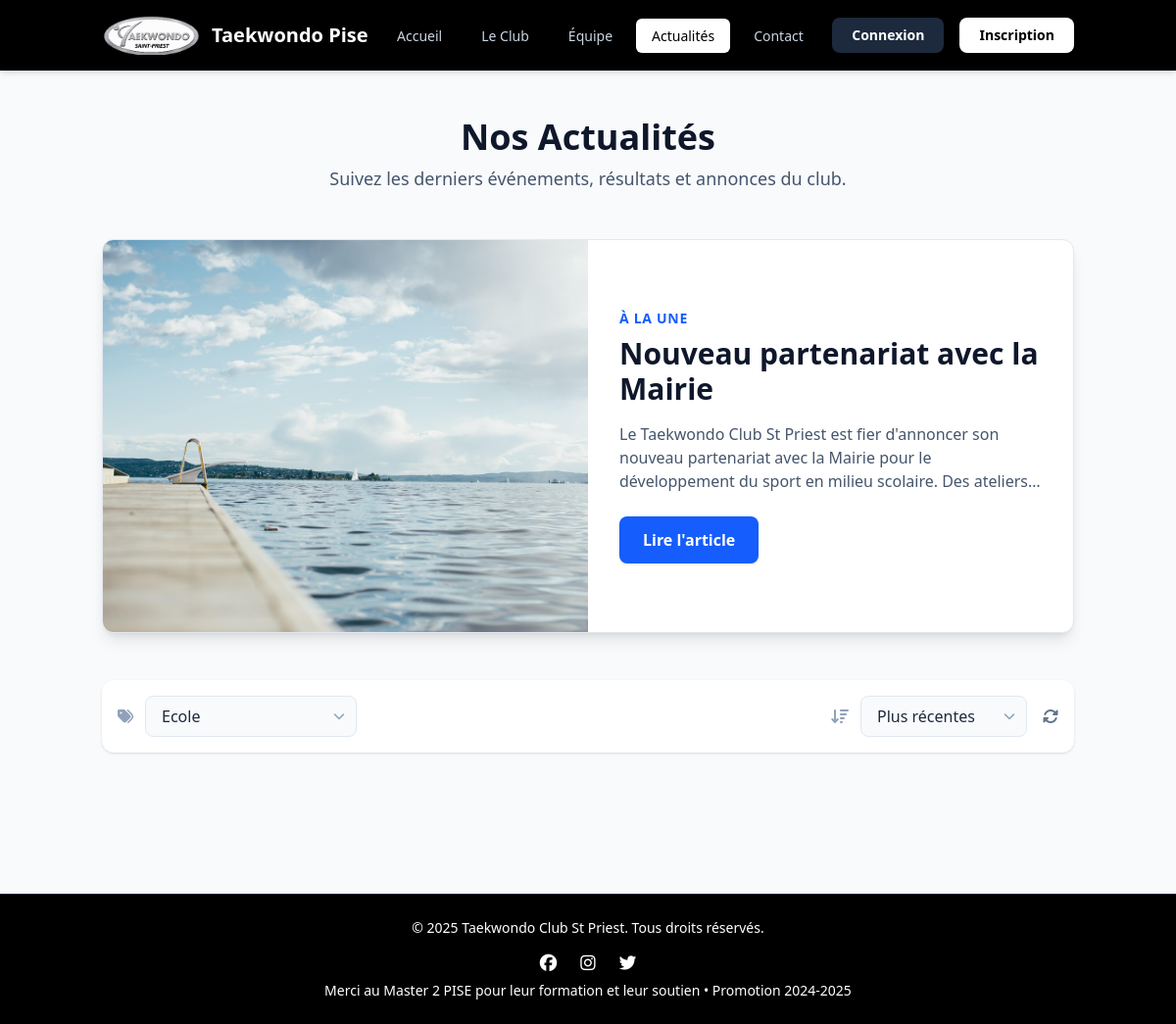
The page /news.php?tag=ecole on the database its author committed.
### tables this page shows
CREATE TABLE `posts` (
  `id` int(10) UNSIGNED NOT NULL,
  `titre` varchar(255) NOT NULL,
  `contenu` text NOT NULL,
  `photo` varchar(255) DEFAULT NULL COMMENT 'url de la photo',
  `auteur` int(10) UNSIGNED NOT NULL,
  `created_at` datetime NOT NULL DEFAULT current_timestamp(),
  `updated_at` datetime NOT NULL DEFAULT current_timestamp() ON UPDATE current_timestamp()
);

### fonction/fonctions.php (called while the page is built, shortened)
<?php
function connexionBaseDeDonnees(): PDO
{
    static $co = null;
    if ($co === null) {
        $dsn = 'mysql:host=' . DB_HOST . ';dbname=' . DB_NAME . ';charset=' . DB_CHARSET;
        try {
            $options = array(
                PDO::ATTR_ERRMODE => PDO::ERRMODE_EXCEPTION,
                PDO::ATTR_DEFAULT_FETCH_MODE => PDO::FETCH_ASSOC,
            );
            $co = new PDO($dsn, DB_USER, DB_PASS, $options);
        } catch (PDOException $e) {
            logErreur(__FUNCTION__, $e->getMessage());
            throw new Exception("Erreur de connexion à la base de données");
        }
    }
    return $co;
}
function getListePosts(int $excerptLength = 200, ?string $filterTag = null, string $sort = 'desc'): array
{
    $co = connexionBaseDeDonnees();
    $sort = strtolower($sort) === 'asc' ? 'ASC' : 'DESC';
    $params = array("len" => $excerptLength, );
    $sql = "
    SELECT
        p.id,
        p.titre,
        p.photo,
        LEFT(p.contenu, :len) AS excerpt,
        CONCAT(u.prenom,' ',u.nom) AS auteur_nom,
        DATE_FORMAT(p.created_at,'%d-%m-%Y') AS created_at,
        DATE_FORMAT(p.updated_at,'%d-%m-%Y') AS updated_at,
        -- concaténation des tags
        (SELECT GROUP_CONCAT(t2.name SEPARATOR ', ')
        FROM post_tag pt2
        JOIN tags t2 ON t2.id = pt2.tag_id
        WHERE pt2.post_id = p.id
        ) AS tags
    FROM posts p
    JOIN users u ON u.id = p.auteur
    ";
    if ($filterTag) {
        $sql .= "
        JOIN post_tag pt ON pt.post_id = p.id
        JOIN tags t ON t.id = pt.tag_id
        WHERE t.name = :tag
        ";
        $params['tag'] = $filterTag;
    }
    $sql .= " GROUP BY p.id ORDER BY p.created_at " . $sort;
    try {
        $req = $co->prepare($sql);
        $req->execute($params);
        return $req->fetchAll(PDO::FETCH_ASSOC);
    } catch (PDOException $e) {
        logErreur(__FUNCTION__, $e->getMessage());
        throw new Exception('Erreur lors de la récupération des posts');
    }
}
function getListeTags()
{
    $co = connexionBaseDeDonnees();
    $sql = "SELECT id, name FROM tags ORDER BY name";
    try {
        $req = $co->prepare($sql);
        $req->execute();
        return $req->fetchAll(PDO::FETCH_ASSOC);
    } catch (PDOException $e) {
        logErreur(__FUNCTION__, $e->getMessage());
        throw new Exception('Erreur lors de la récupération des tags');
    }
}

### news.php (the view, shortened to what this page needs)
<?php
require __DIR__ . '/fonction/fonctions.php';
$filterTag = $_GET['tag'] ?? '';
$sort = $_GET['sort'] ?? 'desc';
$page = max(1, (int) ($_GET['page'] ?? 1));
try {
    $allTags = getListeTags();
    $allPosts = getListePosts(150, $filterTag ?: null, $sort);
    $postMisEnAvant = !empty($allPosts) ? array_shift($allPosts) : null;
} catch (Exception $e) {
    logErreur("Page news.php ", $e->getMessage(), array('filterTag' => $filterTag, 'sort' => $sort, 'page' => $page, ));
    http_response_code(500);
    include __DIR__ . '/erreur.php';
    exit;
}
?>
<!DOCTYPE html>
<html lang="fr">
<head>
    <?php include __DIR__ . '/includes/head.php'; ?>
</head>
<body class="min-h-screen flex flex-col bg-slate-50 text-slate-800">
    <?php include __DIR__ . '/includes/header.php'; ?>
    <main class="flex-grow container mx-auto px-4 py-12 space-y-12">
        <header class="text-center">
            <h1 class="text-4xl font-extrabold text-slate-900">Nos Actualités</h1>
            <p class="mt-2 text-lg text-slate-600">Suivez les derniers événements, résultats et annonces du club.</p>
        </header>
        <?php if ($postMisEnAvant) { ?>
            <section aria-labelledby="featured-post-title">
                <div
                    class="group grid grid-cols-1 lg:grid-cols-2 bg-white rounded-xl shadow-lg overflow-hidden border border-slate-200">
                    <div class="relative overflow-hidden">
                        <a href="news_detail.php?id=<?= $postMisEnAvant['id'] ?>">
                            <?php if (!empty($postMisEnAvant['photo'])) { ?>
                                <img src="img/<?= htmlspecialchars($postMisEnAvant['photo'], ENT_QUOTES) ?>"
                                    alt="Image de <?= htmlspecialchars($postMisEnAvant['titre'], ENT_QUOTES) ?>"
                                    class="object-cover w-full h-100">
                            <?php } else { ?>
                                <div class="w-full h-full bg-slate-200 flex items-center justify-center">
                                    <i class="fa-solid fa-image"></i>
                                </div>
                            <?php } ?>
                        </a>
                    </div>
                    <div class="p-8 flex flex-col justify-center">
                        <span class="text-sm font-bold uppercase tracking-wider text-blue-600">À la une</span>
                        <h3 class="mt-2 text-3xl font-bold text-slate-900 line-clamp-2">
                            <a href="news_detail.php?id=<?= $postMisEnAvant['id'] ?>"
                                class="hover:text-blue-700 transition">
                                <?= htmlspecialchars($postMisEnAvant['titre'], ENT_QUOTES) ?>
                            </a>
                        </h3>
                        <p class="mt-4 text-slate-600 line-clamp-3">
                            <?= htmlspecialchars($postMisEnAvant['excerpt'], ENT_QUOTES) ?>…
                        </p>
                        <div class="mt-6">
                            <a href="news_detail.php?id=<?= $postMisEnAvant['id'] ?>"
                                class="inline-block bg-blue-600 text-white font-semibold py-3 px-6 rounded-lg shadow-sm hover:bg-blue-700 transition-colors">
                                Lire l'article
                            </a>
                        </div>
                    </div>
                </div>
            </section>
        <?php } ?>
        <div class="bg-white p-4 rounded-xl shadow-sm">
            <form id="filters-form" method="get" class="flex flex-col sm:flex-row items-center justify-between gap-4">
                <div class="flex items-center gap-3">
                    <i class="fas fa-tags text-slate-400" title="Catégorie"></i>
                    <div class="relative">
                        <select name="tag" id="tag-select"
                            class="appearance-none w-full sm:w-auto bg-slate-50 border border-slate-200 text-slate-800 font-medium rounded-lg px-4 pr-10 py-2 focus:outline-none focus:ring-2 focus:ring-blue-500 transition">
                            <?php foreach ($allTags as $t) { ?>
                                <option value="<?= htmlspecialchars($t['name'], ENT_QUOTES) ?>" <?= $filterTag === $t['name'] ? 'selected' : '' ?>>
                                    <?= htmlspecialchars(ucfirst($t['name']), ENT_QUOTES) ?>
                                </option>
                            <?php } ?>
                        </select>
                        <div
                            class="pointer-events-none absolute inset-y-0 right-0 flex items-center px-3 text-slate-400">
                        </div>
                    </div>
                </div>
                <div class="flex items-center gap-4">
                    <div class="flex items-center gap-3">
                        <i class="fas fa-sort-amount-down text-slate-400" title="Trier par"></i>
                        <div class="relative">
                            <select name="sort" id="sort-select"
                                class="appearance-none w-full sm:w-auto bg-slate-50 border border-slate-200 text-slate-800 font-medium rounded-lg px-4 pr-10 py-2 focus:outline-none focus:ring-2 focus:ring-blue-500 transition">
                                <option value="desc" <?= $sort === 'desc' ? 'selected' : '' ?>>Plus récentes</option>
                            </select>
                            <div
                                class="pointer-events-none absolute inset-y-0 right-0 flex items-center px-3 text-slate-400">
                            </div>
                        </div>
                    </div>
                    <?php
                    if (!empty($filterTag) || $sort !== 'desc') { ?>
                        <a href="news.php"
                            class="flex items-center justify-center text-slate-500 hover:text-blue-600 transition"
                            title="Réinitialiser les filtres">
                            <i class="fas fa-sync-alt"></i>
                        </a>
                    <?php } ?>
                </div>
            </form>
        </div>
    </main>
    <?php include __DIR__ . '/includes/footer.php'; ?>
</body>
</html>

### rows shown on the page
posts: photo (picture), titre "Nouveau partenariat avec la Mairie"

### other values the page prints
$label "Accueil"
$label "Le Club"
$label "Équipe"
$label "Actualités"
$label "Contact"
$postMisEnAvant['excerpt'] "Le Taekwondo Club St Priest est fier d'annoncer son nouveau partenariat avec la Mairie pour le développement du sport en milieu scolaire. Des ateliers"
form field tag "Ecole"
